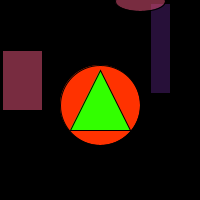
Frame 1 (no input)
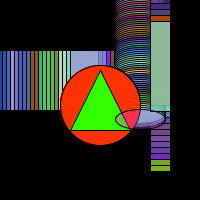
Frame 60 (the mouse pressed at the canvas centre just before this capture)
Frame 120 (the mouse held since frame 60 and released just before this capture): identical to frame 60, image omitted

The Processing sketch that drew these frames (run headless with seeded random() and noise(); from frame 60 on, the mouse is pressed at the canvas centre):

// Processing sketch: processing_91672
// ── processing_91672.pde

int[] colour = {1, 2, 4, 6, 3};
int [] shapeE = {1, 2, 3, 5, 8};
int[] direction = {2, 4, 6};
void setup()
{
  background(0);
size(200, 200);
}
void draw()
{
if ((mouseX < 20) || (mouseX > 180) || (mouseY > 180))
{
colour[0] = color( random(255), random(255), random(255), random(255));
colour[1] = color( random(255), random(255), random(255), random(255)); 
colour[2] = color( random(255), random(255), random(255), random(255)); 
colour[3] = color( random(255), random(255), random(255), random(255)); 
colour[4] = color( random(255), random(255), random(255), random(255)); 


fill(colour[1]);
rect(shapeE[1], 50, 40, 60);
fill(colour[0]);
rect(150, shapeE[2], 20, 90);
fill(255, 50, 0);
ellipse(100, 105, 80, 80);
fill(50, 255, 0);
triangle(100, 70, 130, 130, 70, 130);
fill(colour[1]);
ellipse(140, shapeE[0], 50, 20);

shapeE[0] = shapeE[0] + direction[0];
   shapeE[1] = shapeE[1] + direction[1];
   shapeE[2] = shapeE[2] + direction[2];



if (shapeE[0] > 180 || shapeE[0] < 0)
{
  direction[0] = direction[0] * -1;
}
   
   if (shapeE[1] > 80 || shapeE[1] < 0)
   {
   direction[1] = direction[1] * -1;
   }
   if (shapeE[2] > 80 || shapeE[2] < 0)
  {
    direction[2] = direction[2] * -1;
  }
   if (shapeE[3] > 180 || shapeE[3] < 0)
   {
   direction[3] = direction[3] * -1;
   }

 }
}
